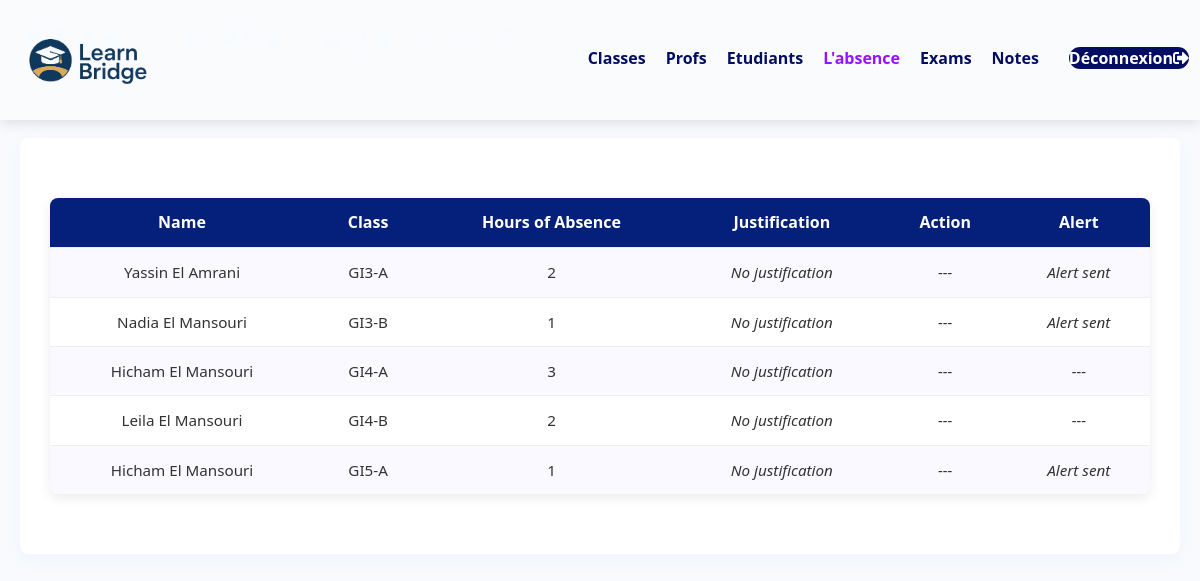
The app's page /app/views/admin/admin_absences.php with its own data.
### tables this page shows
CREATE TABLE `absence` (
  `id` int(11) NOT NULL,
  `student_id` int(11) NOT NULL,
  `class_id` int(11) NOT NULL,
  `date` date NOT NULL,
  `hours_absent` int(11) DEFAULT 0,
  `justification_file` varchar(255) DEFAULT NULL,
  `is_validated` tinyint(1) DEFAULT 0,
  `alert_sent` tinyint(1) DEFAULT 0
);

CREATE TABLE `students` (
  `id` int(11) NOT NULL,
  `email` varchar(255) NOT NULL,
  `phone` varchar(15) DEFAULT NULL,
  `school_id` int(11) DEFAULT NULL,
  `full_name` varchar(255) DEFAULT NULL,
  `password` varchar(255) DEFAULT NULL,
  `username` varchar(255) DEFAULT NULL
);

CREATE TABLE `classes` (
  `id` int(11) NOT NULL,
  `name` varchar(100) NOT NULL,
  `school_id` int(11) DEFAULT NULL,
  `grade` varchar(50) NOT NULL
);

### app/views/admin/admin_absences.php (the view, shortened to what this page needs)
<?php
$conn = new mysqli("localhost", "root", "", "school_db");
$sql = "
SELECT
    a.*,
    s.full_name,
    c.name AS class_name
FROM
    absence a
JOIN
    students s ON a.student_id = s.id
JOIN
    classes c ON a.class_id = c.id
";
$result = $conn->query($sql);
?>
<!DOCTYPE html>
<html>
<head>
    <link rel="stylesheet" href="../style.css">
    <link rel="stylesheet" href="https://cdnjs.cloudflare.com/ajax/libs/font-awesome/5.15.3/css/all.min.css">
</head>
<body>
    <nav>
        <div class="logo-container">
            <img src="../images/logo.png" alt="School Logo">
        </div>
        <div class="nav-links">
            <ul>
                <li><a href="classes.php">Classes</a></li>
                <li><a href="teacher.php">Profs</a></li>
                <li><a href="students.php">Etudiants</a></li>
                <li><a href="admin_absences.php" style="color: rgb(150, 20, 255)">L'absence</a></li>
                <li><a href="exams.php">Exams</a></li>
                <li><a href="notes.php">Notes</a></li>
                <li><a href="logout.php" class="login-btn">Déconnexion<i class="fas fa-sign-out-alt"></i></a></li>
            </ul>
        </div>
    </nav>
    <main class="students-section">
        <div class="students-header">
            <h1 style="color: aliceblue;">Absence Management</h1>
        </div>
        <div class="students-container">
            <table>
                <tr>
                    <th>Name</th>
                    <th>Class</th>
                    <th>Hours of Absence</th>
                    <th>Justification</th>
                    <th>Action</th>
                    <th>Alert</th>
                </tr>
                <?php while($row = $result->fetch_assoc()): ?>
                <tr>
                    <td><?= htmlspecialchars($row['full_name']) ?></td>
                    <td><?= htmlspecialchars($row['class_name']) ?></td>
                    <td><?= $row['hours_absent'] ?></td>
                    <td>
                        <?php if ($row['justification_file']): ?>
                            <a href="?file=<?= urlencode($row['justification_file']) ?>">Download</a>
                        <?php else: ?>
                            <em>No justification</em>
                        <?php endif; ?>
                    </td>
                    <td>
                        <?php if ($row['justification_file']): ?>
                            <form method="POST" style="display:inline;">
                                <input type="hidden" name="validate_id" value="<?= $row['id'] ?>">
                                <button class="validation" type="submit" name="validate" onclick="return confirm('Confirm validation?');">Validate</button>
                            </form>
                        <?php else: ?>
                            <em>---</em>
                        <?php endif; ?>
                    </td>
                    <td>
                        <?php if ($row['hours_absent'] > 9 && !$row['alert_sent']): ?>
                            <form method="POST" style="display:inline;">
                                <input type="hidden" name="alert_id" value="<?= $row['id'] ?>">
                                <button class="alert-btn" type="submit" onclick="return confirm('Send alert to student?')">Alert</button>
                            </form>
                        <?php elseif ($row['alert_sent']): ?>
                            <em class="alertsent">Alert sent</em>
                        <?php else: ?>
                            <em>---</em>
                        <?php endif; ?>
                    </td>
                </tr>
                <?php endwhile; ?>
            </table>
        </div>
    </main>
</body>
</html>

### app/views/style.css (style rules this page uses)
* { margin: 0; padding: 0; box-sizing: border-box; font-family: 'Segoe UI', Tahoma, Geneva, Verdana, sans-serif; }
html { scroll-behavior: smooth; }
body { background-color: #f9f9f9; color: #333; line-height: 1.6; }
nav { display: flex; justify-content: space-between; align-items: center; background-color: rgba(252, 252, 252, 0.6); backdrop-filter: blur(5px); -webkit-backdrop-filter: blur(5px); position: fixed; width: 100%; height: 15%; z-index: 1000; box-shadow: 0 4px 12px rgba(0, 0, 0, 0.1); border: 1px solid rgba(255, 255, 255, 0.1); }
.logo-container { align-items: center; height: 100%; border-radius: 5px; display: flex; align-items: center; justify-content: center; }
nav img { width: 180px; height: auto; transition: transform 0.3s; }
.nav-links { flex: 1; text-align: right; }
.nav-links ul { display: flex; justify-content: flex-end; }
.nav-links ul li { list-style: none; position: relative; }
.nav-links ul li::after { content: ''; width: 0%; height: 2px; background-color: #053587d4; display: block; margin: auto; transition: width 0.5s; }
.nav-links ul li a { text-decoration: none; color: #030e63; font-size: 16px; font-weight: 600; transition: color 0.3s ease; }
.login-btn { background: #030e63; color: white !important; border-radius: 20px; margin-left: 10px; transition: all 0.3s; }
.nav-links ul { display: flex; gap: 10px; }
body { font-family: 'Poppins', 'Segoe UI', sans-serif; margin: 0; padding: 0; }
.nav-links ul { list-style-type: none; margin: 0; padding: 0; display: flex; }
.nav-links li { margin-right: 10px; }
body { margin: 0; font-family: 'Poppins', sans-serif; background: #f8fafd; color: #333; }
table { width:100%; border-collapse: separate; border-spacing: 0; margin-bottom: 30px; margin-top: 30px; box-shadow: 0 4px 12px rgba(0, 0, 0, 0.08); border-radius: 8px; overflow: hidden; font-family: 'Baloo 2', cursive; background-color: #fff; }
th { background-color: #04207b; color: #ffffff; font-weight: bold; padding: 12px 15px; text-align: center; font-size: 1rem; }
td { padding: 12px 15px; text-align: center; border-top: 1px solid #eee; font-size: 0.95rem; }
tr:nth-child(even) { background-color: #f9f9ff; }
.students-section, .logo-container { margin:auto; }
.classes-section, .logo-container { margin:auto; }
.student-management, .logo-container { margin:auto; }
.dashboard-section, .logo-container { margin: auto; }
.students-section { max-width: 1200px; padding: 0 20px; }
.students-header { text-align: center; margin-bottom: 50px; }
.students-header h1 { font-size: 2.8rem; color: #04207b; margin-bottom: 10px; font-weight: 700; }
.students-container { background-color: white; padding: 40px; border-radius: 8px; box-shadow: 0 5px 15px rgba(170, 197, 251, 0.1); margin-bottom: 40px; }
.students-container { background-color: white; padding: 30px; border-radius: 8px; box-shadow: 0 5px 15px rgba(170, 197, 251, 0.1); margin-top: 40px; }
.students-header { display: flex; justify-content: space-between; align-items: center; margin-bottom: 30px; padding-bottom: 15px; border-bottom: 1px solid #eee; }

### records on screen
absence: student.full_name "Yassin El Amrani", class.name "GI3-A", hours_absent "2", shows "No justification", alert_sent "Alert sent"
absence: student.full_name "Nadia El Mansouri", class.name "GI3-B", hours_absent "1", shows "No justification", alert_sent "Alert sent"
absence: student.full_name "Hicham El Mansouri", class.name "GI4-A", hours_absent "3", shows "No justification"
absence: student.full_name "Leila El Mansouri", class.name "GI4-B", hours_absent "2", shows "No justification"
absence: student.full_name "Hicham El Mansouri", class.name "GI5-A", hours_absent "1", shows "No justification", alert_sent "Alert sent"
